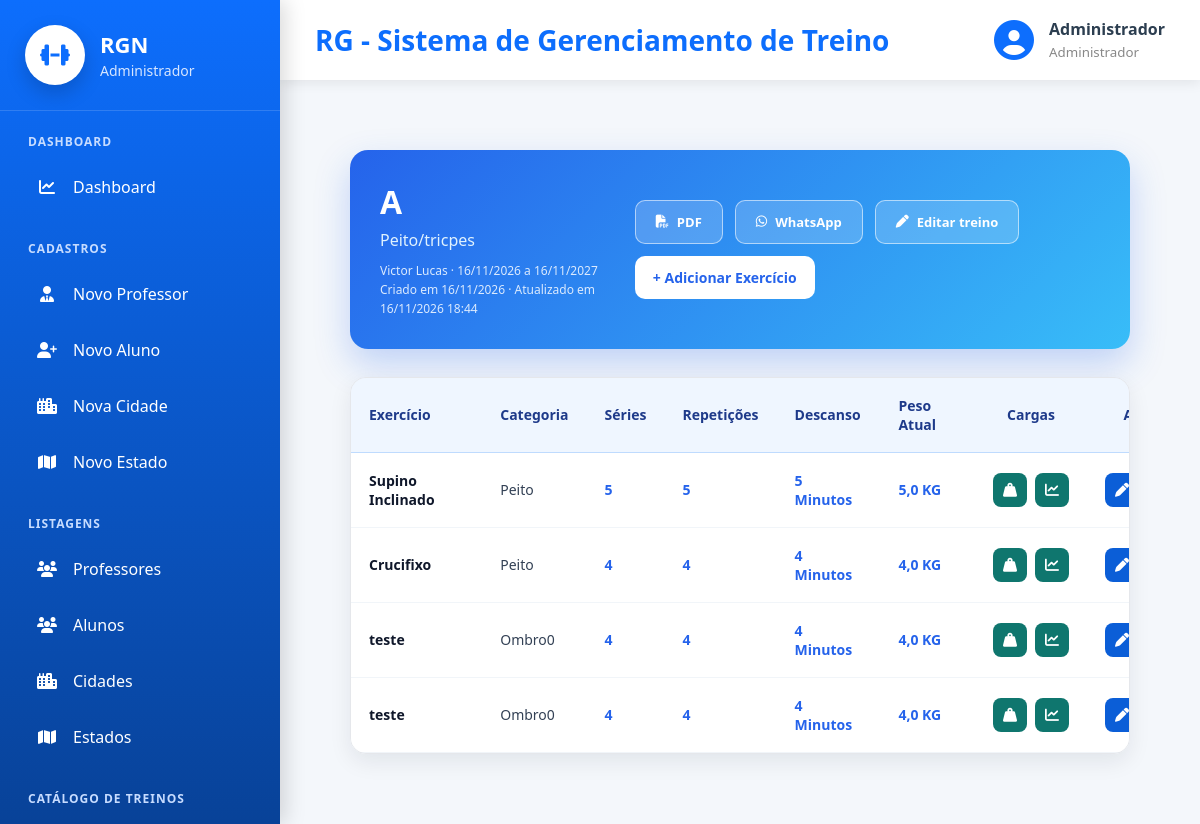
The page /exercicios/treino/9/ (signed in) on the database its author committed.
### cadastros/models.py (models this page shows, shortened)
class Auditoria(models.Model):
    cadastrado_em = models.DateTimeField(auto_now_add=True, verbose_name="Cadastrado em")
    atualizado_em = models.DateTimeField(auto_now=True, verbose_name="Atualizado em")
    class Meta:
        abstract = True

class Pessoa(Auditoria):
    TIPO_CHOICES = [
        ('ALUNO', 'Aluno'),
        ('PROFESSOR', 'Professor'),
        ('ADMINISTRADOR', 'Administrador')
    ]
    SEXO_CHOICES = [
        ('M', 'Masculino'),
        ('F', 'Feminino'),
        ('O', 'Outro'),
    ]
    NIVEL_CHOICES = [
        (1, 'Iniciante'),
        (2, 'Intermediário'),
        (3, 'Avançado'),
    ]
    tipo = models.CharField(max_length=20, choices=TIPO_CHOICES, verbose_name="Tipo de Pessoa")
    nome = models.CharField(max_length=50, verbose_name="Nome")
    data_nascimento = models.DateField(verbose_name="Data de nascimento",null=True,blank=True,validators=[validar_data_nascimento],)
    cpf = models.CharField(max_length=11, unique=True, verbose_name="CPF")
    telefone = models.CharField(max_length=15, verbose_name="Telefone")
    objetivo = models.TextField(verbose_name="Objetivo", null=True, blank=True)
    sexo = models.CharField(max_length=20, choices=SEXO_CHOICES, verbose_name="Sexo", null=True, blank=True)
    nivel = models.IntegerField(choices=NIVEL_CHOICES, verbose_name="Nível", null=True, blank=True)
    cidade = models.ForeignKey(Cidade, on_delete=models.PROTECT)
    professor = models.ForeignKey("self", on_delete=models.PROTECT, related_name="alunos", limit_choices_to={"tipo": "PROFESSOR"}, null=True, blank=True)
    usuario = models.OneToOneField("auth.User", on_delete=models.CASCADE, related_name="pessoa_usuario")
    precisa_trocar_senha = models.BooleanField(default=False, verbose_name="Precisa trocar a senha")

### exercicio/models.py (models this page shows, shortened)
class Treino(Auditoria):
    aluno = models.ForeignKey(Pessoa, on_delete=models.PROTECT, related_name="Treinos")
    nome_treino = models.CharField(max_length=20, verbose_name="Nome do Treino")
    data_inicio = models.DateField(verbose_name="Data de Inicio")
    data_fim = models.DateField(verbose_name="Data de Encerramento")
    descricao = models.CharField(max_length=100, verbose_name="Descrição")
    cadastrado_por = models.ForeignKey(Pessoa, on_delete=models.PROTECT)

class ExercicioTreino(Auditoria):
    treino = models.ForeignKey(Treino, on_delete=models.PROTECT, related_name="exercicio_do_treino")
    exercicio = models.ForeignKey(Exercicio, on_delete=models.PROTECT)
    series = models.IntegerField(verbose_name="Séries")
    repeticoes = models.IntegerField(verbose_name="Repetições")
    descanso = models.IntegerField(verbose_name="Descanso")
    peso_atual = models.FloatField(verbose_name="Peso Atual")
    cadastrado_por = models.ForeignKey(Pessoa, on_delete=models.PROTECT)

class Exercicio(Auditoria):
    nome = models.CharField(max_length=100, verbose_name="Nome do Exercicio")
    categoria = models.ForeignKey(Categoria, on_delete=models.PROTECT)
    descricao = models.CharField(max_length=150, verbose_name="Descrição")
    cadastrado_por = models.ForeignKey(Pessoa, on_delete=models.PROTECT)

class Categoria(Auditoria):
    nome = models.CharField(max_length=100, verbose_name="Categoria")

### exercicio/views.py (the view)
# urls.py: path('treino/<int:pk>/', TreinoDetail.as_view(), name='detalhe-treino'),
class TreinoDetail(SomenteDoMeuAlunoMixin, LoginRequiredMixin, GroupRequiredMixin, DetailView):
    model = Treino
    template_name = 'detalhe_treino.html'
    context_object_name = 'treino'
    group_required = ["Professor", "Administrador", "Aluno"]
    def get_context_data(self, **kwargs):
        context = super().get_context_data(**kwargs)
        exercicios = ExercicioTreino.objects.filter(
            treino=self.object
        ).select_related('exercicio', 'exercicio__categoria').order_by('cadastrado_em', 'id')
        context['exercicios_treino'] = exercicios
        context['link_whatsapp'] = montar_link_whatsapp(self.object, exercicios)
        return context

### cadastros/permissoes.py (called while the page is built, shortened)
def eh_admin(user):
    return user.is_superuser or user.groups.filter(name="Administrador").exists()

def alunos_do_usuario(user):
    if eh_admin(user):
        return Pessoa.objects.filter(tipo="ALUNO")

    def get_queryset(self):
        return super().get_queryset().filter(
            **{f"{self.campo_aluno}__in": alunos_do_usuario(self.request.user)}
        )

### exercicio/compartilhar.py (called while the page is built)
def montar_link_whatsapp(treino, exercicios):
    telefone = re.sub(r'\D', '', treino.aluno.telefone or '')
    if len(telefone) in (10, 11):
        telefone = '55' + telefone      # DDD + número: acrescenta o código do Brasil
    linhas = [
        f'Olá, {treino.aluno.nome}! Seu treino *{treino.nome_treino}* está pronto.',
        f'Período: {treino.data_inicio:%d/%m/%Y} a {treino.data_fim:%d/%m/%Y}',
        '',
    ]
    for item in exercicios:
        linhas.append(
            f'• {item.exercicio.nome}: {item.series}x{item.repeticoes}'
            f' | descanso {item.descanso} min | {item.peso_atual:g} kg'
        )
    linhas += ['', 'Bons treinos! 💪']
    return f'https://wa.me/{telefone}?text={quote(chr(10).join(linhas))}'

### exercicio/templates/detalhe_treino.html (shortened to what this page needs)
{% extends 'modelo.html' %}
{% load static %}
{% block css %}
<link rel="stylesheet" href="{% static 'css/paginas/modelo.css' %}">
<link rel="stylesheet" href="{% static 'css/exercicio/detalhe_treino.css' %}">
{% endblock %}
{% block main %}
<div class="list-container">
    <div class="list-header">
        <div>
            <h2>{{ treino.nome_treino }}</h2>
            <p>{{ treino.descricao }}</p>
            <small class="treino-datas">
                {{ treino.aluno.nome }} ·
                {{ treino.data_inicio|date:"d/m/Y" }} a
                {{ treino.data_fim|date:"d/m/Y" }}<br>
                Criado em
                {{ treino.cadastrado_em|date:"d/m/Y" }} · Atualizado em
                {{ treino.atualizado_em|date:"d/m/Y H:i" }}
            </small>
        </div>
        <div class="treino-acoes">
            <a href="{% url 'treino-pdf' treino.pk %}" class="btn-editar-treino">
                <i class="fas fa-file-pdf"></i>
                PDF
            </a>
            {% if not is_aluno %}
            <a href="{{ link_whatsapp }}" target="_blank" rel="noopener" class="btn-editar-treino">
                <i class="fab fa-whatsapp"></i>
                WhatsApp
            </a>
            <a href="{% url 'editar-treino' treino.pk %}" class="btn-editar-treino">
                <i class="fas fa-pen"></i>
                Editar treino
            </a>
            <a href="{% url 'cadastrar-exercicioTreino' treino.id %}" class="btn-novo">
                + Adicionar Exercício
            </a>
            {% endif %}
        </div>
    </div>
    <div class="table-container">
        <table class="table-list">
            <thead>
                <tr>
                    <th>Exercício</th>
                    <th>Categoria</th>
                    <th>Séries</th>
                    <th>Repetições</th>
                    <th>Descanso</th>
                    <th>Peso Atual</th>
                    <th class="col-acao">Cargas</th>
                    {% if not is_aluno %}<th class="col-acao">Ações</th>{% endif %}
                </tr>
            </thead>
            <tbody>
                {% for item in exercicios_treino %}
                <tr>
                    <td>{{ item.exercicio.nome }}</td>
                    <td>{{ item.exercicio.categoria.nome }}</td>
                    <td>{{ item.series }}</td>
                    <td>{{ item.repeticoes }}</td>
                    <td>{{ item.descanso }} Minutos</td>
                    <td>{{ item.peso_atual }} KG</td>
                    <td>
                        <div class="acoes-carga">
                            <a href="{% url 'registrar-carga' item.id %}" class="btn-carga" title="Registrar carga">
                                <i class="fas fa-weight-hanging"></i>
                            </a>
                            <a href="{% url 'historico-cargas' treino.aluno.pk %}?exercicio={{ item.exercicio.pk }}"
                                class="btn-carga" title="Ver histórico">
                                <i class="fas fa-chart-line"></i>
                            </a>
                        </div>
                    </td>
                    {% if not is_aluno %}
                    <td>
                        <div class="acoes">
                            <a href="{% url 'editar-exercicioTreino' item.id %}" class="btn-editar">
                                <i class="fas fa-pen"></i>
                            </a>
                        </div>
                    </td>
                    {% endif %}
                </tr>
                {% empty %}
                <tr>
                    <td colspan="{% if is_aluno %}7{% else %}8{% endif %}" class="sem-registro">
                        Nenhum exercício adicionado neste treino.
                    </td>
                </tr>
                {% endfor %}
            </tbody>
        </table>
    </div>
</div>
{% endblock %}

### paginas/templates/modelo.html (shortened to what this page needs)
{% load static %}
<!DOCTYPE html>
<html lang="pt-br">
<head>
    <link rel="stylesheet" href="{% static 'css/paginas/modelo.css' %}">
    <link rel="stylesheet" href="{% static 'css/paginas/menu.css' %}">
    <link rel="stylesheet" href="{% static 'css/paginas/dashboard/dashboard_admin.css' %}">
    <link rel="stylesheet" href="{% static 'css/paginas/dashboard/dashboard_aluno.css' %}">
    <link rel="stylesheet" href="{% static 'css/paginas/dashboard/dashboard_professor.css' %}">
    <link rel="stylesheet"
          href="https://cdnjs.cloudflare.com/ajax/libs/font-awesome/6.7.2/css/all.min.css">
    {% block css %}
    {% endblock %}
</head>
<body>
<div class="layout">
    {% if request.user.is_authenticated %}
        {% if is_admin %}
            {% include 'menus/menu_admin.html' %}
        {% elif is_professor %}
            {% include 'menus/menu_professor.html' %}
        {% elif is_aluno %}
            {% include 'menus/menu_aluno.html' %}
        {% endif %}
    {% endif %}
    <div class="main-area">
        <header class="topbar">
            <div class="titulo">
                <h2>
                    {% block titulo %}
                        RG - Sistema de Gerenciamento de Treino
                    {% endblock %}
                </h2>
            </div>
            {% if request.user.is_authenticated %}
            <div class="usuario">
                <i class="fas fa-circle-user"></i>
                <div>
                    <strong>
                        {{ request.user.pessoa_usuario.nome }}
                    </strong>
                    <small>
                        {% if is_admin %}
                            Administrador
                        {% elif is_professor %}
                            Professor
                        {% elif is_aluno %}
                            Aluno
                        {% endif %}
                    </small>
                </div>
            </div>
            {% endif %}
        </header>
        <main class="conteudo">
            {% block main %}
            {% endblock %}
        </main>
    </div>
</div>
</body>
</html>

### static/css/paginas/modelo.css (style rules this page uses)
* { margin:0; padding:0; box-sizing:border-box; font-family:"Segoe UI",sans-serif; }
body { background:#f4f7fb; color:#2c3e50; }
.layout { display:flex; min-height:100vh; }
.main-area { margin-left:280px; width:calc(100% - 280px); display:flex; flex-direction:column; }
.topbar { height:80px; background:white; display:flex; justify-content:space-between; align-items:center; padding:0 35px; box-shadow:0 3px 12px rgba(0,0,0,.08); }
.titulo h2 { color:#0d6efd; font-size:28px; }
.usuario { display:flex; align-items:center; gap:15px; }
.usuario i { font-size:40px; color:#0d6efd; }
.usuario strong { display:block; font-size:16px; }
.usuario small { color:#888; }
.conteudo { flex:1; padding:35px; }

### static/css/paginas/dashboard/dashboard_admin.css (style rules this page uses)
* { margin:0; padding:0; box-sizing:border-box; }

### static/css/exercicio/detalhe_treino.css (style rules this page uses)
.list-container { padding: 35px; }
.list-header { background: linear-gradient(135deg, #2563eb, #38bdf8); color: #ffffff; border-radius: 18px; padding: 30px; margin-bottom: 28px; display: flex; justify-content: space-between; align-items: center; box-shadow: 0 15px 35px rgba(37, 99, 235, 0.25); }
.list-header h2 { font-size: 32px; margin-bottom: 6px; }
.list-header p { color: #e0f2fe; }
.btn-novo { text-decoration: none; background: #ffffff; color: #2563eb; padding: 12px 18px; border-radius: 10px; font-weight: 700; font-size: 14px; transition: 0.25s; }
.table-container { background: #ffffff; border-radius: 16px; overflow-x: auto; border: 1px solid #e5e7eb; box-shadow: 0 8px 22px rgba(15, 23, 42, 0.08); }
.table-list { width: 100%; border-collapse: collapse; min-width: 850px; }
.table-list thead { background: #eff6ff; }
.table-list th { color: #1e3a8a; font-size: 14px; text-align: left; padding: 18px; border-bottom: 1px solid #bfdbfe; }
.table-list td { color: #334155; font-size: 14px; padding: 18px; border-bottom: 1px solid #f1f5f9; }
.table-list tbody tr { transition: 0.2s; }
.table-list td:nth-child(3), .table-list td:nth-child(4), .table-list td:nth-child(5), .table-list td:nth-child(6) { font-weight: 700; color: #2563eb; }
.table-list td:first-child { font-weight: 700; color: #0f172a; }
.acoes { display:flex; justify-content:center; gap:10px; }
.btn-editar, .btn-excluir { width:34px; height:34px; display:flex; align-items:center; justify-content:center; border-radius:8px; color:#fff; text-decoration:none; transition:.25s; }
.btn-editar { background:#0B5ED7; }
.treino-acoes { display:flex; align-items:center; gap:12px; flex-wrap:wrap; }
.btn-editar-treino { display:inline-flex; align-items:center; gap:8px; background:rgba(255,255,255,.18); color:white; border:1px solid rgba(255,255,255,.55); padding:12px 20px; border-radius:10px; font-size:13px; font-weight:700; text-decoration:none; transition:.2s; }
.treino-datas { display:block; margin-top:10px; color:#dbeafe; font-size:12px; line-height:1.6; }
.acoes-carga { display:flex; justify-content:center; gap:8px; }
.btn-carga { width:34px; height:34px; display:flex; align-items:center; justify-content:center; border-radius:8px; background:#0f766e; color:#fff; text-decoration:none; transition:.25s; }
.table-list th.col-acao { width:1%; white-space:nowrap; text-align:center; }

### rows shown on the page
Treino: nome_treino "A", descricao "Peito/tricpes", aluno.nome "Victor Lucas", data_inicio "16/11/2026", data_fim "16/11/2027", cadastrado_em "16/11/2026", atualizado_em "16/11/2026 18:44"
ExercicioTreino: exercicio.nome "Supino Inclinado", exercicio.categoria.nome "Peito", series "5", repeticoes "5", descanso "5", peso_atual "5,0"
ExercicioTreino: exercicio.nome "Crucifixo", exercicio.categoria.nome "Peito", series "4", repeticoes "4", descanso "4", peso_atual "4,0"
ExercicioTreino: exercicio.nome "teste", exercicio.categoria.nome "Ombro0", series "4", repeticoes "4", descanso "4", peso_atual "4,0"
ExercicioTreino: exercicio.nome "teste", exercicio.categoria.nome "Ombro0", series "4", repeticoes "4", descanso "4", peso_atual "4,0"

### other values the page prints
{{ request.user.pessoa_usuario.nome }} "Administrador"
